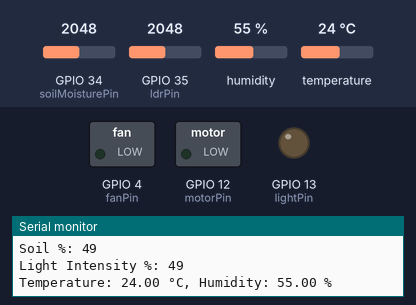
Bench run of a sketch on a simulated ESP32. Parts: switched loads named in the sketch (green lamp = pin HIGH), output pins drawn as LEDs (lit = HIGH), the last lines printed to the serial monitor. Inputs (shaded band) come from the test bench; at power-on: temperature 24 °C, GPIO 34 (soilMoisturePin) = 2048, GPIO 35 (ldrPin) = 2048, humidity 55 %. WiFi joins after 1.5 s; servers stay silent unless stated; no MQTT or app messages arrive unless stated.

Above: at 2.7 s.
2.8 s: temperature set to 29 °C
8.8 s: temperature set to 32 °C
At 12.8 s:
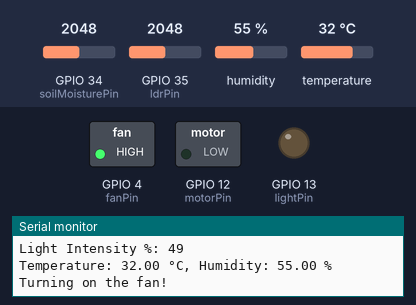
14.8 s: GPIO 34 (soilMoisturePin) set to 3211
20.8 s: GPIO 34 (soilMoisturePin) set to 3349
At 22.7 s:
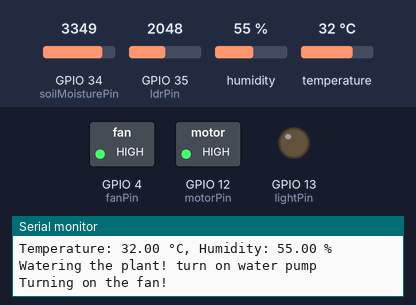
26.8 s: GPIO 35 (ldrPin) set to 1256
32.9 s: GPIO 35 (ldrPin) set to 1144
At 37.9 s:
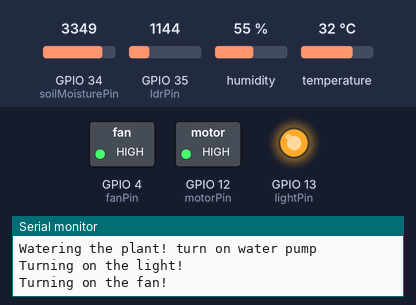
Timing chart, 0 to 39.4 s (numbered marks = the images above; inputs shaded):
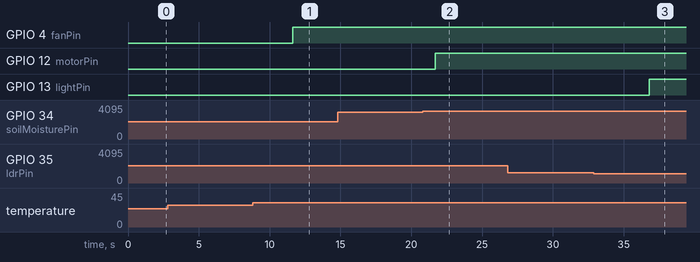

The sketch:

sketch_oct17a.ino
```cpp
#include <DHT.h>
#include <WiFi.h>
#include <PubSubClient.h>

// WiFi
const char *ssid = "Dialog 4G 568"; // Enter your WiFi name
const char *password = "77A1B5F1";  // Enter WiFi password
// MQTT Broker
const char *mqtt_broker = "broker.emqx.io";// broker address
const char *topic = "esp32/plant_chamber"; // define topic
const char *mqtt_username = "emqx"; // username for authentication
const char *mqtt_password = "public";// password for authentication
const int mqtt_port = 1883;// port of MQTT over TCP

// Create an instance of the MQTT client
WiFiClient espClient;
PubSubClient client(espClient);

//make variables for each pin
const int soilMoisturePin = 34;  // GPIO pin to which soil moisture sensor is connected
const int ldrPin = 35;           // GPIO pin to which LDR module is connected
const int motorPin = 12;         // GPIO pin to which the motor is connected
const int lightPin = 13;         // GPIO pin to which the light is connected
const int fanPin = 4;           // GPIO pin to which the fan is connected
const int dhtPin = 14;           // GPIO pin to which DHT11 sensor is connected

DHT dht(dhtPin, DHT11);          // Create a DHT object


// SETup#############################################################################
void setup() {
  //start serial communication
  Serial.begin(115200);

 // connecting to a WiFi network
 WiFi.begin(ssid, password);
 while (WiFi.status() != WL_CONNECTED) {
     delay(500);
     Serial.println("Connecting to WiFi..");
 }
 Serial.println("Connected to the WiFi network");

  //connecting to a mqtt broker
 client.setServer(mqtt_broker, mqtt_port);
 client.setCallback(callback);
 while (!client.connected()) {
     String client_id = "esp32-client-";
     client_id += String(WiFi.macAddress());
     Serial.printf("The client %s connects to the public mqtt broker\n", client_id.c_str());
     if (client.connect(client_id.c_str(), mqtt_username, mqtt_password)) {
         Serial.println("Public emqx mqtt broker connected");
     } else {
         Serial.print("failed with state ");
         Serial.print(client.state());
         delay(2000);
     }
 }
 // publish and subscribe
 client.publish(topic, "Hi EMQX I'm ESP32 ^^");
 client.subscribe(topic);
  //set output pins
  pinMode(motorPin, OUTPUT); // Set motor pin as output
  pinMode(lightPin, OUTPUT); // Set light pin as output
  pinMode(fanPin, OUTPUT);   // Set fan pin as output

  dht.begin();               // Initialize the DHT sensor

}

void callback(char *topic, byte *payload, unsigned int length) {
 Serial.print("Message arrived in topic: ");
 Serial.println(topic);
 Serial.print("Message:");
 for (int i = 0; i < length; i++) {
     Serial.print((char) payload[i]);
 }
 Serial.println();
 Serial.println("-----------------------");
}

//loop#################################################################
void loop() {
  // Read soil moisture value from the sensor
  int soilMoisture = analogRead(soilMoisturePin);
  // Read light intensity from the LDR module
  int lightIntensity = analogRead(ldrPin);

  // Map the analog values (0-4095) to moisture percentage (0-100) and light intensity (0-100)
  int moisturePercentage = map(soilMoisture, 4095, 0, 0, 100);
  int lightPercentage = map(lightIntensity, 4095, 0, 0, 100);

  // Read temperature and humidity from the DHT11 sensor
  float temperature = dht.readTemperature();
  float humidity = dht.readHumidity();

  Serial.print("Soil %: ");
  Serial.println(moisturePercentage);
  Serial.print("Light Intensity %: ");
  Serial.println(lightPercentage);
  Serial.print("Temperature: ");
  Serial.print(temperature);
  Serial.print(" °C, Humidity: ");
  Serial.print(humidity);
  Serial.println(" %");

// Connect to MQTT broker********
  if (!client.connected()) {
    if (client.connect("ESP32Client")) {
      Serial.println("Connected to MQTT broker");
    }
  }
  // Check soil moisture condition
  if (moisturePercentage < 20) {
    digitalWrite(motorPin, HIGH); // Turn on the motor
    Serial.println("Watering the plant! turn on water pump"); // Print a message indicating watering
  } else {
    digitalWrite(motorPin, LOW); // Turn off the motor
  }

  // Check light condition
  if (lightPercentage > 70) {
    digitalWrite(lightPin, HIGH); // Turn on the light
    Serial.println("Turning on the light!"); // Print a message indicating light is on
  } else {
    digitalWrite(lightPin, LOW); // Turn off the light
  }

  // Check temperature condition
  if (temperature > 30) {
    digitalWrite(fanPin, HIGH); // Turn on the fan
    Serial.println("Turning on the fan!"); // Print a message indicating fan is on
  } else {
    digitalWrite(fanPin, LOW); // Turn off the fan
  }
// Publish sensor data to MQTT topics
  client.publish("plant_chamber/temperature", String(temperature).c_str());
  client.publish("plant_chamber/humidity", String(humidity).c_str());
  client.publish("plant_chamber/light", String(lightIntensity).c_str());
  client.publish("plant_chamber/moisture", String(soilMoisture).c_str());
  client.publish("plant_chamber/moisture/presentage", String(moisturePercentage).c_str());
  client.publish("plant_chamber/light/presentage", String(lightPercentage).c_str());
  delay(5000); // Delay for 1 second
}
```

Measured:
- the behaviour switches between 30 and 31 °C on temperature (found by bisection; images 0 and 1)
- the behaviour switches between 3276 and 3277 on GPIO 34 (soilMoisturePin) (found by bisection; images 1 and 2)
- the behaviour switches between 1188 and 1187 on GPIO 35 (ldrPin) (found by bisection; images 2 and 3)
- after the input at 8.8 s, GPIO 4 (fanPin): LOW → HIGH after 2.8 s
- after the input at 20.8 s, GPIO 12 (motorPin): LOW → HIGH after 0.90 s
- after the input at 32.9 s, GPIO 13 (lightPin): LOW → HIGH after 3.9 s
